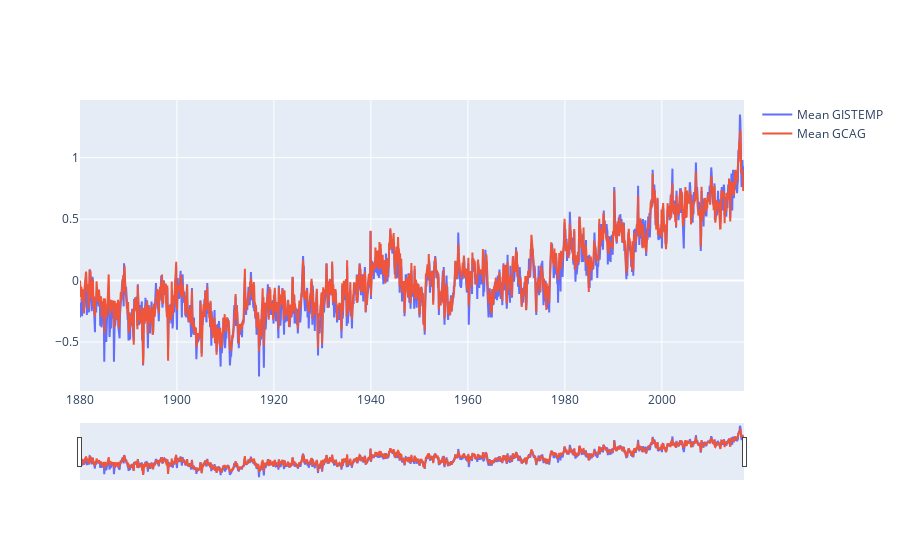
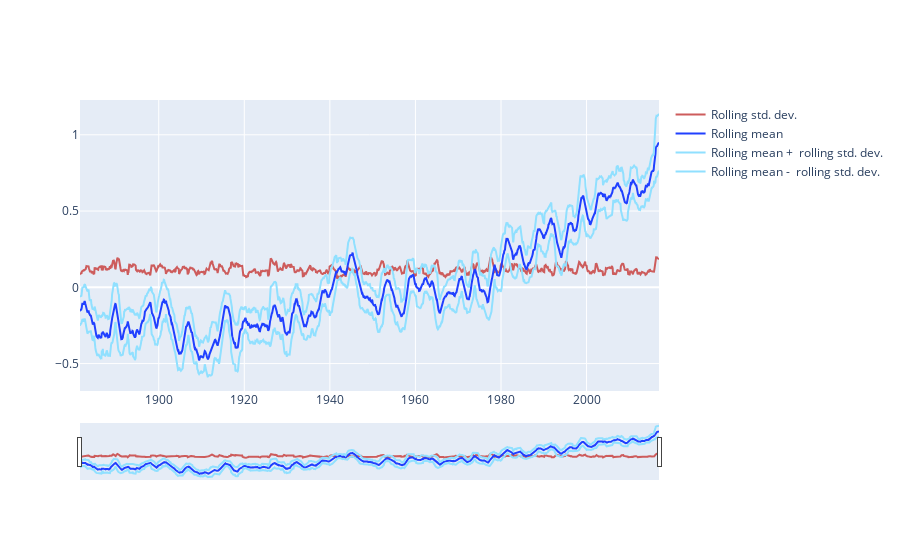
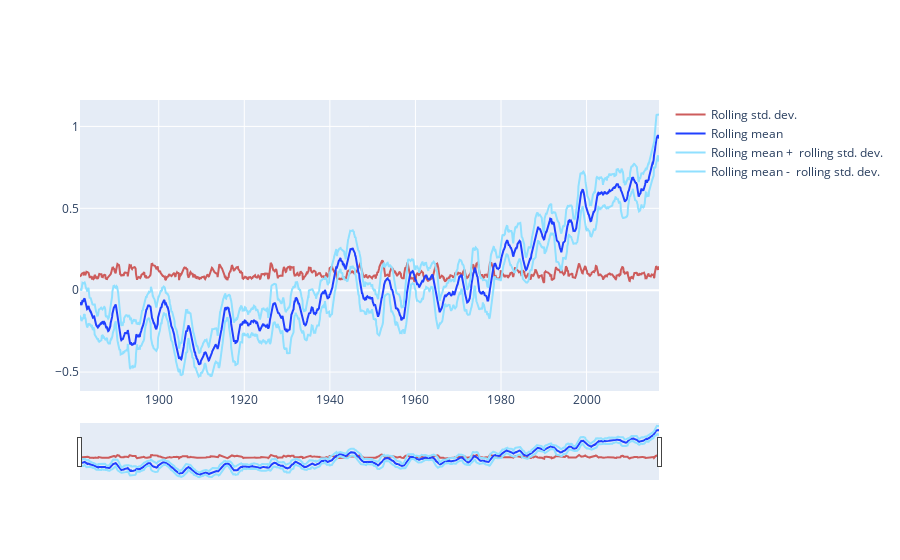

The cell these charts' notebook holds for them, in order:
### Code cell
report_ts.show()

### Figure 1 — Plotly figure (JSON) as saved in the notebook; plotly's stock layout.template omitted (floating-point values rounded to 4 significant figures; data arrays with more than 128 entries replaced by an {"elided": "..."} marker saying what was removed)
{"data": [{"mode": "lines", "name": "Mean GISTEMP", "x": {"elided": "1644 str values"}, "y": {"elided": "1644 float values"}, "type": "scatter"}, {"mode": "lines", "name": "Mean GCAG", "x": {"elided": "1644 str values"}, "y": {"elided": "1644 float values"}, "type": "scatter"}], "layout": {"xaxis": {"rangeslider": {"visible": true}}}}

### Figure 2 — Plotly figure (JSON) as saved in the notebook; plotly's stock layout.template omitted (floating-point values rounded to 4 significant figures; data arrays with more than 128 entries replaced by an {"elided": "..."} marker saying what was removed)
{"data": [{"line": {"color": "#CD5C5C"}, "mode": "lines", "name": "Rolling std. dev.", "x": {"elided": "1625 str values"}, "y": {"elided": "1625 float values"}, "type": "scatter"}, {"line": {"color": "#2040FF"}, "mode": "lines", "name": "Rolling mean", "x": {"elided": "1625 str values"}, "y": {"elided": "1625 float values"}, "type": "scatter"}, {"line": {"color": "#90E0FF"}, "mode": "lines", "name": "Rolling mean +  rolling std. dev.", "x": {"elided": "1625 str values"}, "y": {"elided": "1625 float values"}, "type": "scatter"}, {"line": {"color": "#90E0FF"}, "mode": "lines", "name": "Rolling mean -  rolling std. dev.", "x": {"elided": "1625 str values"}, "y": {"elided": "1625 float values"}, "type": "scatter"}], "layout": {"xaxis": {"rangeslider": {"visible": true}}}}

### Figure 3 — Plotly figure (JSON) as saved in the notebook; plotly's stock layout.template omitted (floating-point values rounded to 4 significant figures; data arrays with more than 128 entries replaced by an {"elided": "..."} marker saying what was removed)
{"data": [{"line": {"color": "#CD5C5C"}, "mode": "lines", "name": "Rolling std. dev.", "x": {"elided": "1625 str values"}, "y": {"elided": "1625 float values"}, "type": "scatter"}, {"line": {"color": "#2040FF"}, "mode": "lines", "name": "Rolling mean", "x": {"elided": "1625 str values"}, "y": {"elided": "1625 float values"}, "type": "scatter"}, {"line": {"color": "#90E0FF"}, "mode": "lines", "name": "Rolling mean +  rolling std. dev.", "x": {"elided": "1625 str values"}, "y": {"elided": "1625 float values"}, "type": "scatter"}, {"line": {"color": "#90E0FF"}, "mode": "lines", "name": "Rolling mean -  rolling std. dev.", "x": {"elided": "1625 str values"}, "y": {"elided": "1625 float values"}, "type": "scatter"}], "layout": {"xaxis": {"rangeslider": {"visible": true}}}}
